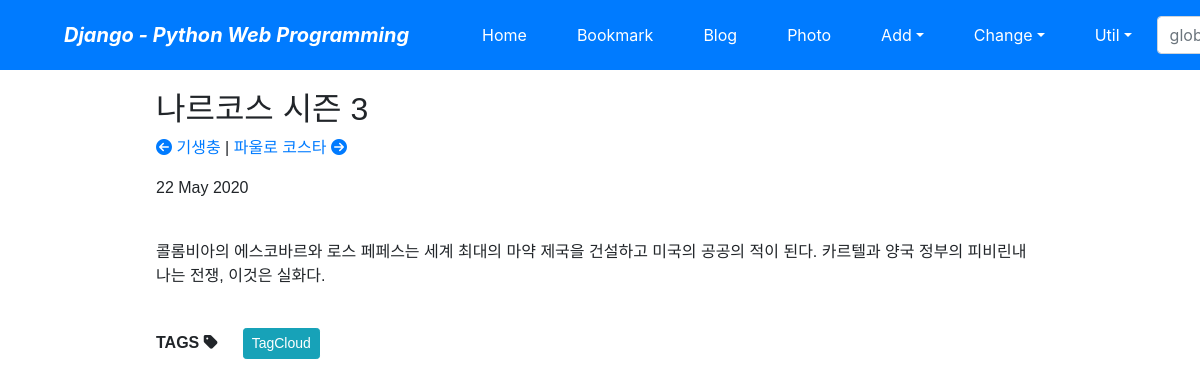
The page /blog/post/나르코스/ on the database its author committed.
### blog/models.py (models this page shows, shortened)
class Post(models.Model):
    title = models.CharField(verbose_name='TITLE', max_length=50)
    slug = models.SlugField(
        'SLUG', unique=True, allow_unicode=True, help_text='one word for title alias')
    description = models.CharField(
        'DESCRIPTION', max_length=100, blank=True, help_text='simple description text')
    content = models.TextField('CONTENT')
    create_dt = models.DateTimeField('CREATE DATE', auto_now_add=True)
    modify_dt = models.DateTimeField('MODIFY DATE', auto_now=True)
    tags = TaggableManager(blank=True)
    owner = models.ForeignKey(
        User, on_delete=models.CASCADE, verbose_name='OWNER', blank=True, null=True)
    class Meta:
        verbose_name = 'post'
        verbose_name_plural = 'posts'
        db_table = 'blog_posts'
        ordering = ('-modify_dt',)
    def __str__(self):
        return self.title
    def get_absolute_url(self):
        return reverse("blog:post_detail", args=(self.slug,))
    def get_previous(self):
        return self.get_previous_by_modify_dt()
    def get_next(self):
        return self.get_next_by_modify_dt()

### blog/views.py (called while the page is built)
    def get_context_data(self, **kwargs):
        context = super().get_context_data(**kwargs)
        context['disqus_short'] = f"{settings.DISQUS_SHORTNAME}"
        context['disqus_id'] = f"post-{self.object.id}-{self.object.slug}"
        context['disqus_url'] = f"{settings.DISQUS_MY_DOMAIN}{self.object.get_absolute_url()}"
        context['disqus_title'] = f"{self.object.slug}"
        return context

### blog/templates/blog/post_detail.html (shortened to what this page needs)
{% extends 'base.html' %}
{% block content %}
<div class="post-body">
    <h2>{{ object.title }}</h2>
    <p>
        {% if object.get_previous %}
            <a href="{{ object.get_previous.get_absolute_url }}" title="View previous post">
                <i class="fas fa-arrow-circle-left"></i>
                {{ object.get_previous}}</a >
        {% endif %}
        {% if object.get_next %}
            |
            <a href="{{ object.get_next.get_absolute_url }}" title="View next post">{{ object.get_next}}
                <i class="fas fa-arrow-circle-right"></i></a>
        {% endif %}
    </p>
    <p>{{ object.modify_dt|date:"j F Y"}}</p>
    <br/>
    <div class="body">
        {{object.content|linebreaks}}
    </div>
    <br>
    <div>
        <b>TAGS</b> <i class="fas fa-tag"></i>
        {% load taggit_templatetags2_tags %}
        <a href="{% url 'blog:tag_cloud' %}"> <span class="btn btn-info btn-sm">TagCloud</span> </a>
    </div>
    <br>
</div>
{% endblock %}

### blog/templates/blog/post_detail.html (style rules this page uses)
.post-body { width : 80%; margin : auto; font-family: "Lucida Grande", Verdana, Arial, sans-serif; font-size: 16px; }

### rows shown on the page
Post: title "나르코스 시즌 3", get_previous "기생충", get_next "파울로 코스타", modify_dt "22 May 2020", content "콜롬비아의 에스코바르와 로스 페페스는 세계 최대의 마약 제국을 건설하고 미국의 공공의 적이 된다. 카르텔과 양국 정부의 피비린내 나는 전쟁, 이것은 실화다."
